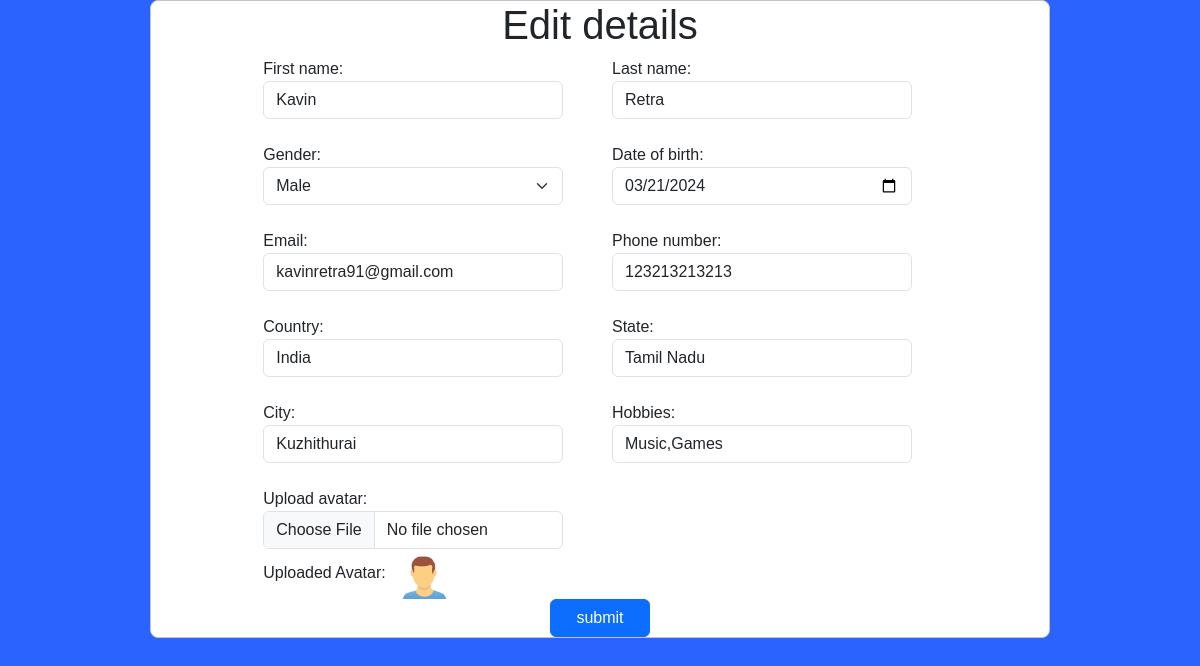
The app's page /myapp/adminedit/9 with its own data.
### myapp/models.py (models this page shows)
class Registration(models.Model):
    first_name=models.CharField(max_length=100)
    last_name=models.CharField(max_length=100)
    gender_choices={('Male','Male'),('Female','Female'),('Others','Others')}
    gender=models.CharField(max_length=100,choices=gender_choices,default='Male')
    date_of_birth=models.DateField()
    email=models.EmailField()
    phone_number=models.IntegerField()
    country=models.CharField(max_length=100)
    state=models.CharField(max_length=100)
    city=models.CharField(max_length=100)
    hobbies=models.CharField(max_length=100)
    upload_avatar=models.FileField(upload_to='Avatar')
    is_active=models.BooleanField(null=True,default=True)

### myapp/views.py (the view)
# urls.py: path('adminedit/<int:id>',adminedit,name='adminedit'),
def adminedit(request,id):
    if request.method=='POST':
        form=RegistrationForm(request.POST,request.FILES,instance=Registration.objects.get(id=id))
        if form.is_valid():
            form.save()
            return redirect('adminpage')
    else:
        form=RegistrationForm(instance=Registration.objects.get(id=id))
        return render(request,'adminedit.html',{'form':form})

### myapp/templates/adminedit.html (shortened to what this page needs)
{% extends 'layout.html' %}
{% load static %}
{% block body %}
<div style="border: 1px solid rgb(195, 195, 195); width: 900px; margin: auto; background-color: white; border-radius: 8px;" >
  <h1 class="text-center">Edit details</h1>
<form action="" method="post" enctype="multipart/form-data" class="m-auto w-75" >
<div class="row">
 {% for i in form %}
  <div class="col-6">
    {% if i.name == 'upload_avatar' %}
    {{i.label_tag}}
    {{i}}
    Uploaded Avatar: <img src="{{ i.value.url }}" alt="" height="50px">
    {% else %}
    {{i.label_tag}}
    {{i}}<br>
    {% endif %}
  </div>
 {% endfor %}
</div>
<div class="">
  <button class="btn btn-primary " style="margin:auto;width: 100px;display: block;">submit</button>
</div>
</form>
</div>
    {% endblock %}

### myapp/templates/layout.html (style rules this page uses)
body { margin: 0; font-family: Arial, Helvetica, sans-serif; }

### records on screen
Registration: form "Kavin" "Retra" "Male" "03/21/2024" "kavinretra91@gmail.com" "123213213213" "India" "Tamil Nadu" "Kuzhithurai" "Music,Games"

### other values on screen
{{ i.label_tag }} "First name:" "Last name:" "Gender:" "Date of birth:" "Email:" "Phone number:" "Country:" "State:" "City:" "Hobbies:"
{{ i.label_tag }} "Upload avatar:"
